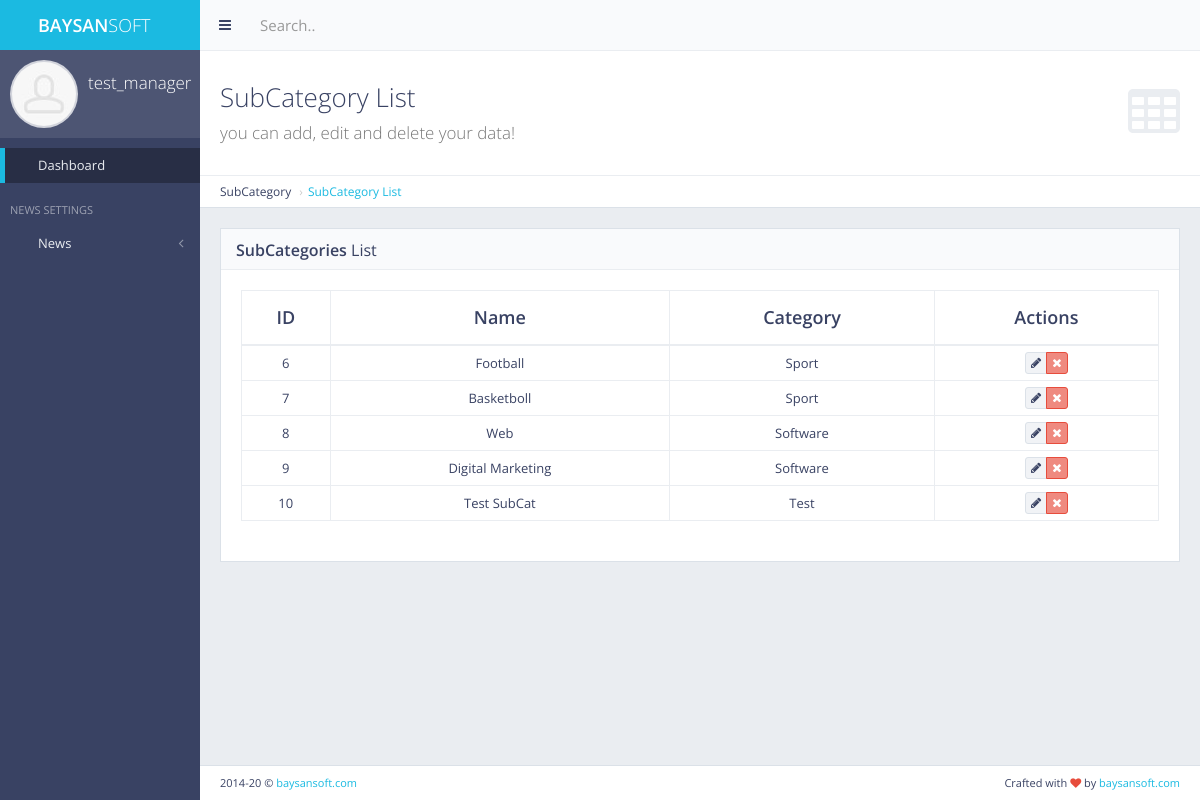
/panel/subcategory/list/ (signed in), run on the app's committed database.
### subcategory/models.py (models this page shows, shortened)
class SubCategory(models.Model):
    name = models.CharField(max_length=255)
    category_name = models.CharField(max_length=255)
    category_id = models.IntegerField()
    class Meta:
        verbose_name = "SubCategory"
        verbose_name_plural = "SubCategories"

### panel/views.py (the view)
# urls.py: path('subcategory/list/', views.subcategory_list, name='subcategory_list'),
def subcategory_list(request):
    if not request.user.is_authenticated:  # eğer mevcut kullanıcı authenticate değilse
        return redirect('main:my_login')
    subcategories = SubCategory.objects.all()
    context = {
        'subcategories': subcategories
    }
    return render(request, 'back/subcategory_list.html', context=context)

### category/context_processor.py (called while the page is built)
def get_categories(request):  # template'a direkt veri yolluyor
    get_categories = Category.objects.all()
    return dict(
        get_categories=get_categories)  # get_categories diyerek direkt template'den çağırabiliriz. Sözlük olarak döndürür.

### main/context_processors.py (called while the page is built)
def get_site_settings(request):
    site = Main.objects.first()
    return dict(site_settings=site)

### main/templatetags/my_auth.py (called while the page is built)
@register.filter(name='has_group')
def has_group(user,group_name):
    return user.groups.filter(name=group_name).exists()

### news/context_processors.py (called while the page is built)
def get_last_news(request):
    get_last_news = News.objects.all().order_by('-date')[:3]
    return dict(get_last_news=get_last_news)

def get_popular_posts(request):  # bu şekilde tek fonksiyon ile 2 veri seti döndürebiliriz
    get_popular_posts = News.objects.all().order_by('-show')
    get_popular_posts_detail = News.objects.all().order_by('-show')[:3]
    get_popular_posts_home = News.objects.all().order_by('-show')[:3]
    return dict(get_popular_posts=get_popular_posts, get_popular_posts_detail=get_popular_posts_detail,
                get_popular_posts_home=get_popular_posts_home)

### subcategory/context_processors.py (called while the page is built)
def get_subcategories(request):
    get_subcategories = SubCategory.objects.all()
    return dict(get_subcategories=get_subcategories)

### trending/context_processors.py (called while the page is built)
def get_trendings(request):
    trendings = Trending.objects.all().filter(is_publish=True).order_by('?')  # bu sayede random getirdik
    return dict(get_trendings=trendings)

### templates/back/subcategory_list.html (shortened to what this page needs)
{% extends 'back/layout.html' %}
{% load static %}
{% block body %}
    <div class="content-header">
        <div class="header-section">
            <h1>
                <i class="fa fa-table"></i>SubCategory List<br><small>you can add, edit and delete your data!</small>
            </h1>
        </div>
    </div>
    <ul class="breadcrumb breadcrumb-top">
        <li>SubCategory</li>
        <li><a href="{% url 'panel:subcategory_list' %}">SubCategory List</a></li>
    </ul>
    <div class="block full">
        <div class="block-title">
            <h2><strong>SubCategories</strong> List</h2>
        </div>
        <div class="table-responsive">
            <table id="example-datatable" class="table table-vcenter table-condensed table-bordered">
                <thead>
                <tr>
                    <th class="text-center">ID</th>
                    <th class="text-center">Name</th>
                    <th class="text-center">Category</th>
                    <th class="text-center">Actions</th>
                </tr>
                </thead>
                <tbody>
                {% for cat in subcategories %}
                    <tr>
                        <td class="text-center">{{ cat.pk }}</td>
                        <td class="text-center">{{ cat.name }}</td>
                        <td class="text-center">{{ cat.category_name }}</td>
                        <td class="text-center">
                            <div class="btn-group">
                                <a href="" data-toggle="tooltip" title="Edit"
                                   class="btn btn-xs btn-default"><i class="fa fa-pencil"></i></a>
                                <a href="{% url 'panel:subcategory_delete' pk=cat.pk %}" data-toggle="tooltip"
                                   title="Delete"
                                   class="btn btn-xs btn-danger"><i class="fa fa-times"></i></a>
                            </div>
                        </td>
                    </tr>
                {% endfor %}
                </tbody>
            </table>
        </div>
    </div>
{% endblock body %}

### templates/back/layout.html (shortened to what this page needs)
{% load static %}
{% if user.is_authenticated %}
    <!DOCTYPE html>
    <html class="no-js" lang="en">
    <head>
        <link rel="stylesheet" href="{% static 'back/css/bootstrap.min.css' %}">
        <link rel="stylesheet" href="{% static 'back/css/plugins.css' %}">
        <link rel="stylesheet" href="{% static 'back/css/main.css' %}">
        <link rel="stylesheet" href="{% static 'back/css/themes.css' %}">
        <link rel="stylesheet" href="{% static 'ToastJs/Toast.min.css' %}">
        <link rel="stylesheet" href="{% static 'node_modules/sweetalert2/dist/sweetalert2.min.css' %}">
    </head>
    <body>
    <div id="page-wrapper">
        <div id="page-container" class="sidebar-partial sidebar-visible-lg sidebar-no-animations">
            <div id="sidebar">
                <div id="sidebar-scroll">
                    <div class="sidebar-content">
                        <a href="http://baysansoft.com/" target="_blank" class="sidebar-brand">
                            <i class="gi gi-flash"></i><span
                                class="sidebar-nav-mini-hide"><strong>BAYSAN</strong>SOFT</span>
                        </a>
                        <div class="sidebar-section sidebar-user clearfix sidebar-nav-mini-hide">
                            <div class="sidebar-user-avatar">
                                <a href="page_ready_user_profile.html">
                                    <img src="{% static 'back/img/placeholders/avatars/avatar2.jpg' %}" alt="avatar">
                                </a>
                            </div>
                            <div class="sidebar-user-name">{{ request.user.username }}</div>
                            <div class="sidebar-user-links">
                                <a href="{% url 'main:home' %}" data-toggle="tooltip" data-placement="bottom"
                                   title="Site Home Page"><i class="gi gi-home"></i></a>
                                <a href="{% url 'panel:message_box' %}" data-toggle="tooltip" data-placement="bottom"
                                   title="Message Box"><i class="gi gi-message_plus"></i></a>
                                <a href="page_ready_user_profile.html" data-toggle="tooltip" data-placement="bottom"
                                   title="Profile"><i class="gi gi-user"></i></a>
                                <a href="{% url 'panel:change_password' %}" class="enable-tooltip" data-placement="bottom"
                                   title="Settings"
                                   onclick="$('#modal-user-settings').modal('show');"><i class="gi gi-cogwheel"></i></a>
                                <a href="{% url 'main:my_logout' %}" data-toggle="tooltip" data-placement="bottom"
                                   title="Logout"><i
                                        class="gi gi-exit"></i></a>
                            </div>
                        </div>
                        {% include 'back/includes/sidebar.html' %}
                    </div>
                </div>
            </div>
            <div id="main-container">
                <header class="navbar navbar-default">
                    <ul class="nav navbar-nav-custom">
                        <li>
                            <a href="javascript:void(0)" onclick="App.sidebar('toggle-sidebar');this.blur();">
                                <i class="fa fa-bars fa-fw"></i>
                            </a>
                        </li>
                    </ul>
                    <form action="page_ready_search_results.html" method="post" class="navbar-form-custom">
                        <div class="form-group">
                            <input type="text" id="top-search" name="top-search" class="form-control"
                                   placeholder="Search..">
                        </div>
                    </form>
                </header>
                <div id="page-content">
                    {% block body %}
                    {% endblock body %}
                </div>
                <footer class="clearfix">
                    <div class="pull-right">
                        Crafted with <i class="fa fa-heart text-danger"></i> by <a href="http://baysansoft.com/"
                                                                                   target="_blank">baysansoft.com</a>
                    </div>
                    <div class="pull-left">
                        <span id="year-copy"></span> &copy; <a href="http://baysansoft.com/"
                                                               target="_blank">baysansoft.com</a>
                    </div>
                </footer>
            </div>
        </div>
    </div>
    </body>
    </html>
{% else %}
    <h2>Please Login</h2>
{% endif %}

### data on the page
SubCategory: pk "6", name "Football", category_name "Sport"
SubCategory: pk "7", name "Basketboll", category_name "Sport"
SubCategory: pk "8", name "Web", category_name "Software"
SubCategory: pk "9", name "Digital Marketing", category_name "Software"
SubCategory: pk "10", name "Test SubCat", category_name "Test"

### other printed values
{{ request.user.username }} "test_manager"
